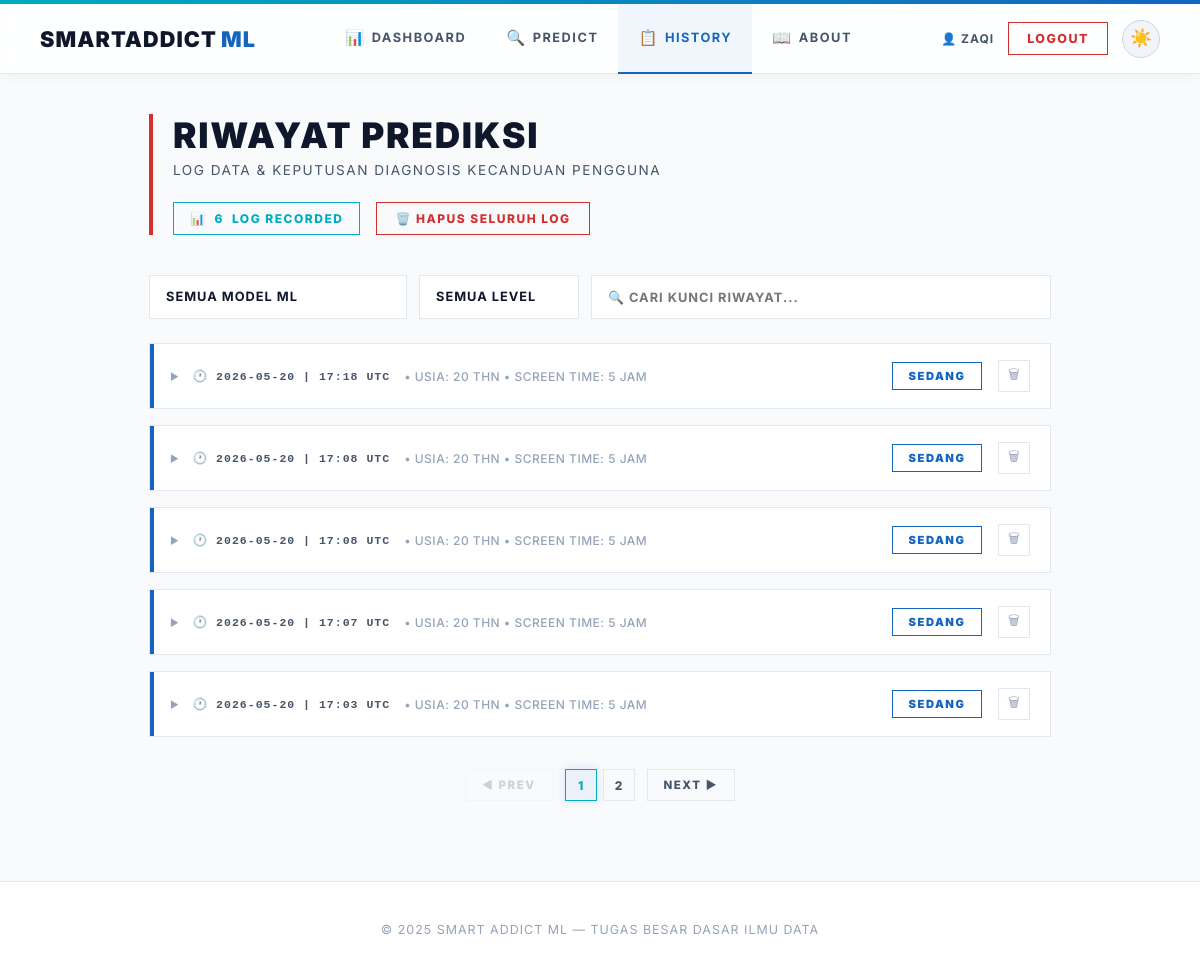
The app's page /history (signed in) with its own data.
### app.py (models this page shows, shortened)
class User(UserMixin, db.Model):
    id = db.Column(db.Integer, primary_key=True)
    username = db.Column(db.String(80), unique=True, nullable=False)
    password_hash = db.Column(db.String(200), nullable=False)
    role = db.Column(db.String(10), default='user')  # 'user' or 'admin'
    created_at = db.Column(db.DateTime, default=datetime.utcnow)
    predictions = db.relationship('Prediction', backref='user', lazy=True)
    @property
    def is_admin(self):
        return self.role == 'admin'

class Prediction(db.Model):
    id = db.Column(db.Integer, primary_key=True)
    user_id = db.Column(db.Integer, db.ForeignKey('user.id'), nullable=False)
    model_name = db.Column(db.String(50), nullable=False)
    input_values = db.Column(db.Text, nullable=False)  # JSON string
    result = db.Column(db.String(20), nullable=False)
    prediction_raw = db.Column(db.Integer, nullable=False)
    timestamp = db.Column(db.DateTime, default=datetime.utcnow)
    @property
    def input_list(self):
        return json.loads(self.input_values)

### app.py (the view)
@app.route("/history")
@login_required
def history_page():
    user_preds = Prediction.query.filter_by(user_id=current_user.id).order_by(Prediction.timestamp.desc()).all()
    return render_template("history.html", predictions=user_preds, active_page='history')

### app.py (called while the page is built)
@app.after_request
def add_no_cache(response):
    response.headers['Cache-Control'] = 'no-store, no-cache, must-revalidate, max-age=0'
    response.headers['Pragma'] = 'no-cache'
    response.headers['Expires'] = '0'
    return response

@login_manager.user_loader
def load_user(user_id):
    return User.query.get(int(user_id))

### templates/history.html (shortened to what this page needs)
{% extends "base.html" %}
{% block content %}
<main class="content">
    <div class="page-header">
        <h1>RIWAYAT PREDIKSI</h1>
        <p>LOG DATA & KEPUTUSAN DIAGNOSIS KECANDUAN PENGGUNA</p>
        {% if predictions %}
        <div class="header-actions">
            <div class="count-badge">📊 <span id="visibleCount">{{ predictions|length }}</span> LOG RECORDED</div>
            <form method="post" action="{{ url_for('clear_my_history') }}" style="display:inline" onsubmit="return confirm('APAKAH ANDA YAKIN INGIN MENGHAPUS SELURUH LOG RIWAYAT?')">
                <button type="submit" class="btn-danger">🗑️ HAPUS SELURUH LOG</button>
            </form>
        </div>
        {% endif %}
    </div>
    {% if predictions %}
    <div class="filter-bar">
        <select id="filterModel" onchange="applyFilters()">
            <option value="">SEMUA MODEL ML</option>
        </select>
        <select id="filterLevel" onchange="applyFilters()">
            <option value="">SEMUA LEVEL</option>
        </select>
        <input type="text" id="filterSearch" placeholder="🔍 CARI KUNCI RIWAYAT..." oninput="applyFilters()">
    </div>
    <div class="history-list" id="historyList">
        {% for entry in predictions %}
        {% set level_class = 'level-rendah' if entry.result == 'Rendah' else ('level-sedang' if entry.result == 'Sedang' else 'level-tinggi') %}
        {% set inputs = entry.input_list %}
        <div class="history-card {{ level_class }}" style="animation-delay: {{ loop.index0 * 0.05 }}s" data-model="{{ entry.model_name }}" data-level="{{ entry.result }}" data-text="{{ entry.model_name }} {{ entry.result }} {{ entry.timestamp }}">
            <div class="history-main-row" onclick="toggleCard(this.closest('.history-card'))">
                <div class="toggle-area">
                    <span class="expand-icon">▶</span>
                    <span class="history-timestamp">🕐 {{ entry.timestamp.strftime('%Y-%m-%d | %H:%M UTC') }}</span>
                    {% set is_new = inputs|length >= 10 %}
                    <span class="history-summary-text">
                        {% if is_new %}
                            • Usia: {{ inputs[0] | round | int }} thn • Screen Time: {{ inputs[2] | round | int }} jam
                        {% else %}
                            • Data: {{ inputs | length }} fitur
                        {% endif %}
                    </span>
                </div>
                <div class="result-badge {{ level_class }}">{{ entry.result }}</div>
                <form method="post" action="{{ url_for('delete_prediction', pred_id=entry.id) }}" onsubmit="return confirm('HAPUS LOG DIAGNOSIS INI?')" onclick="event.stopPropagation()">
                    <button type="submit" class="delete-btn" title="Hapus Log">🗑</button>
                </form>
            </div>
        </div>
        {% endfor %}
    </div>
    <div class="pagination-container" id="paginationContainer">
        <button class="pager-btn" id="prevBtn" onclick="changePage(-1)">◀ PREV</button>
        <div class="page-numbers" id="pageNumbers"></div>
        <button class="pager-btn" id="nextBtn" onclick="changePage(1)">NEXT ▶</button>
    </div>
    {% endif %}
</main>
{% endblock %}

### templates/base.html (shortened to what this page needs)
<!doctype html>
<html lang="id" data-theme="light">
<head>
</head>
<body>
    <div class="navbar-wrap">
        <nav class="navbar">
            <a href="{{ url_for('dashboard') }}" class="logo" style="text-decoration:none">SmartAddict<span style="color:var(--m-blue-dark); font-weight: 900; margin-left: 4px;">ML</span></a>
            <div class="nav-center">
                {% if current_user.is_authenticated and current_user.is_admin %}
                <a href="{{ url_for('admin_dashboard') }}" {% if active_page == 'admin_dashboard' %}class="active"{% endif %}><span class="nav-icon">🛡️</span>Admin</a>
                <a href="{{ url_for('admin_history') }}" {% if active_page == 'admin_history' %}class="active"{% endif %}><span class="nav-icon">📋</span>History</a>
                <a href="{{ url_for('admin_users') }}" {% if active_page == 'admin_users' %}class="active"{% endif %}><span class="nav-icon">👥</span>Users</a>
                <a href="{{ url_for('about') }}" {% if active_page == 'about' %}class="active"{% endif %}><span class="nav-icon">📖</span>About</a>
                {% elif current_user.is_authenticated %}
                <a href="{{ url_for('dashboard') }}" {% if active_page == 'dashboard' %}class="active"{% endif %}><span class="nav-icon">📊</span>Dashboard</a>
                <a href="{{ url_for('predict') }}" {% if active_page == 'predict' %}class="active"{% endif %}><span class="nav-icon">🔍</span>Predict</a>
                <a href="{{ url_for('history_page') }}" {% if active_page == 'history' %}class="active"{% endif %}><span class="nav-icon">📋</span>History</a>
                <a href="{{ url_for('about') }}" {% if active_page == 'about' %}class="active"{% endif %}><span class="nav-icon">📖</span>About</a>
                {% else %}
                <a href="{{ url_for('dashboard') }}" {% if active_page == 'dashboard' %}class="active"{% endif %}><span class="nav-icon">📊</span>Dashboard</a>
                <a href="{{ url_for('about') }}" {% if active_page == 'about' %}class="active"{% endif %}><span class="nav-icon">📖</span>About</a>
                {% endif %}
            </div>
            <div class="nav-actions">
                {% if current_user.is_authenticated %}
                <span style="font-size:0.75rem;color:var(--text-secondary);font-weight:700;text-transform:uppercase;letter-spacing:1px">👤 {{ current_user.username }}</span>
                <a href="{{ url_for('logout') }}" class="btn-nav-logout">Logout</a>
                {% else %}
                <a href="{{ url_for('login') }}" class="btn-nav-login">Login</a>
                {% endif %}
                <button class="theme-toggle" id="themeToggle" onclick="toggleTheme()" title="Toggle tema">
                    <span id="themeIcon">🌙</span>
                </button>
            </div>
        </nav>
    </div>
    <div class="nav-spacer"></div>
    {% block content %}{% endblock %}
    {% block footer %}
    <footer class="footer">
        <p>© 2025 Smart Addict ML — Tugas Besar Dasar Ilmu Data</p>
    </footer>
    {% endblock %}
</body>
</html>

### templates/base.html (style rules this page uses)
*, *::before, *::after { box-sizing: border-box; margin: 0; padding: 0; }
:root, [data-theme="dark"] { --bg-primary: #050505; --bg-card: #0c0c0c; --bg-input: #121212; --border-card: #1f1f1f; --border-input: #292929; --text-primary: #ffffff; --text-secondary: #b3b3b3; --text-muted: #666666; --navbar-bg: rgba(5, 5, 5, 0.85); --navbar-border: #1f1f1f; --navbar-shadow: none; --m-blue-light: #00bcd4; --m-blue-dark: #1c69d4; --m-red: #e22718; --accent-cyan: #00bcd4; --accent-blue: #1c69d4; --accent-purple: #9c27b0; --accent-emerald: #34d399; --accent-rose: #e22718; --accent-amber: #fbbf24; --nav-active-bg: rgba(255, 255, 255, 0.05); --nav-active-glow: none; --card-shadow: 0 10px 30px rgba(0, 0, 0, 0.5); --text-logo-dark: #ffffff; }
[data-theme="light"] { --bg-primary: #f8fafc; --bg-card: #ffffff; --bg-input: #f1f5f9; --border-card: #e2e8f0; --border-input: #cbd5e1; --text-primary: #0f172a; --text-secondary: #475569; --text-muted: #94a3b8; --navbar-bg: rgba(255, 255, 255, 0.85); --navbar-border: #e2e8f0; --navbar-shadow: 0 4px 12px -2px rgba(0, 0, 0, 0.05); --m-blue-light: #00acc1; --m-blue-dark: #1565c0; --m-red: #d32f2f; --accent-cyan: #00acc1; --accent-blue: #1565c0; --accent-purple: #7b1fa2; --accent-emerald: #2e7d32; --accent-rose: #c2185b; --accent-amber: #f57c00; --nav-active-bg: rgba(21, 101, 192, 0.06); --nav-active-glow: none; --card-shadow: 0 10px 30px rgba(15, 23, 42, 0.06), 0 4px 10px rgba(15, 23, 42, 0.03); --text-logo-dark: #0f172a; }
body { font-family: 'Inter', system-ui, -apple-system, sans-serif; background: var(--bg-primary); color: var(--text-primary); min-height: 100vh; overflow-x: hidden; }
.navbar-wrap { position: fixed; top: 0; left: 0; right: 0; z-index: 50; width: 100%; }
.navbar { background: var(--navbar-bg); border-bottom: 1px solid var(--navbar-border); backdrop-filter: blur(16px); -webkit-backdrop-filter: blur(16px); box-shadow: var(--navbar-shadow); padding: 0 40px; height: 70px; display: flex; align-items: center; justify-content: space-between; }
.nav-spacer { height: 74px; }
.logo { font-family: 'Inter', sans-serif; font-size: 1.35rem; font-weight: 900; letter-spacing: 0.05em; text-transform: uppercase; color: var(--text-logo-dark); white-space: nowrap; user-select: none; }
.nav-center { display: flex; align-items: center; height: 100%; }
.nav-center a { padding: 0 20px; font-size: 0.8rem; font-weight: 700; color: var(--text-secondary); text-decoration: none; text-transform: uppercase; letter-spacing: 1.5px; height: 70px; display: inline-flex; align-items: center; transition: all 0.2s ease; border-bottom: 2px solid transparent; }
.nav-center a.active { color: var(--m-blue-dark); background: var(--nav-active-bg); border-bottom: 2px solid var(--m-blue-dark); }
.nav-center a .nav-icon { margin-right: 6px; font-size: 0.95rem; }
.nav-actions { display: flex; align-items: center; gap: 14px; }
.theme-toggle { display: inline-flex !important; align-items: center; justify-content: center; width: 38px; height: 38px; border-radius: 50%; background: var(--bg-input); border: 1px solid var(--border-input); color: var(--text-primary); cursor: pointer; transition: all 0.3s cubic-bezier(0.4, 0, 0.2, 1); outline: none; font-size: 1.1rem; }
.btn-nav-logout { text-decoration: none; padding: 8px 18px; border-radius: 0px; font-size: 0.78rem; font-weight: 800; text-transform: uppercase; letter-spacing: 1.5px; background: transparent; color: var(--m-red); border: 1px solid var(--m-red); transition: all 0.2s ease; }
.footer { text-align: center; padding: 40px 24px; font-size: 0.78rem; color: var(--text-muted); border-top: 1px solid var(--border-card); position: relative; z-index: 1; background: var(--bg-card); text-transform: uppercase; letter-spacing: 1px; }

### records on screen
User: username "ZAQI"
Prediction: timestamp "2026-05-20 | 17:18 UTC", inputs "20", inputs "5", result "SEDANG"
Prediction: timestamp "2026-05-20 | 17:08 UTC", inputs "20", inputs "5", result "SEDANG"
Prediction: timestamp "2026-05-20 | 17:08 UTC", inputs "20", inputs "5", result "SEDANG"
Prediction: timestamp "2026-05-20 | 17:07 UTC", inputs "20", inputs "5", result "SEDANG"
Prediction: timestamp "2026-05-20 | 17:03 UTC", inputs "20", inputs "5", result "SEDANG"

### other values on screen
{{ predictions|length }} "6"
